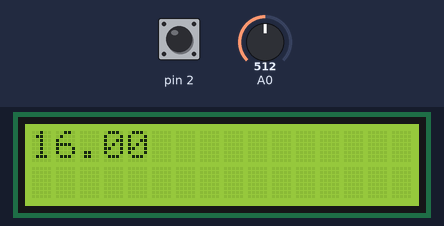
Simulated run of this sketch. Board: Arduino Uno, built with avr-gcc and run on an emulated ATmega328P. On the bench: 16×2 character LCD. Inputs (shaded band) come from the test bench; at power-on: pin 2 HIGH, A0 = 512.

Above: at 1.2 s.
1.3 s: pin 2 pulled LOW for 0.15 s
At 2.1 s:
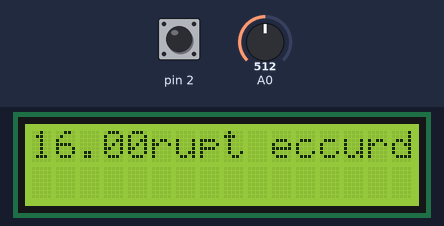
2.9 s: A0 set to 716
At 3.9 s:
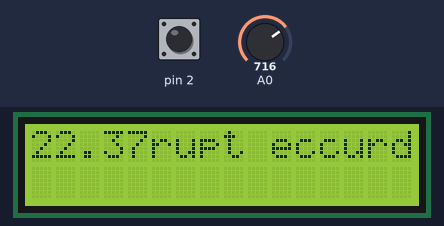
4.4 s: A0 set to 900
At 5.6 s:
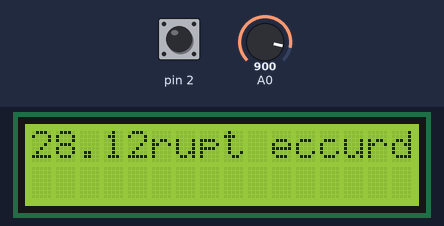
5.9 s: A0 set to 1023
At 6.4 s:
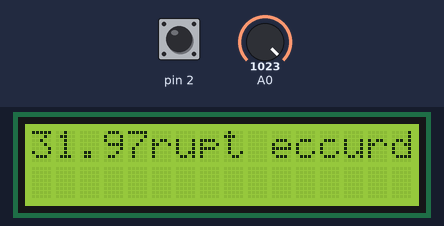
7.4 s: pin 2 pulled LOW for 3.2 s
Timing chart, 0 to 10.4 s (numbered marks = the images above; inputs shaded):
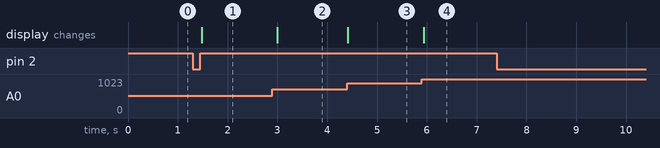

Measured:
- after the input at 1.3 s, the display: first changes after 0.18 s (image 1 shows a later state)
- after the input at 2.9 s, the display: changes after 0.10 s (image 2)
- after the input at 4.4 s, the display: changes at once (image 3)
- after the input at 5.9 s, the display: changes at once (image 4)

The sketch:

sketch_dec28f.ino
```cpp
#include <LiquidCrystal.h>
LiquidCrystal lcd(13 , 12 , 11 , 10 , 9 , 8);
int number;
float volt;
void setup() {
  pinMode(2 , INPUT_PULLUP);
  lcd.begin(16,2);
  attachInterrupt(0, func2, LOW);
}

void loop() {
  number = analogRead(A0);
  if ( ( 5 * (number / 255.0) ) > 7 ){
      volt = 5 * (number / 160.0 );
    }
   else if ( ( 5 * (number / 255.0) ) > 6 ){
      volt = 5 * (number / 180.0 );
    }
   else{
      volt = 5 * (number / 255.0 );
    }
  lcd.setCursor(0,0);
  lcd.print(volt);
  delay(100);
}

void func2(){
   while(digitalRead(2) == 0) {}
   lcd.setCursor(0,0);
   lcd.print("inturrupt eccurd");
   delay(5000);
  }
```
